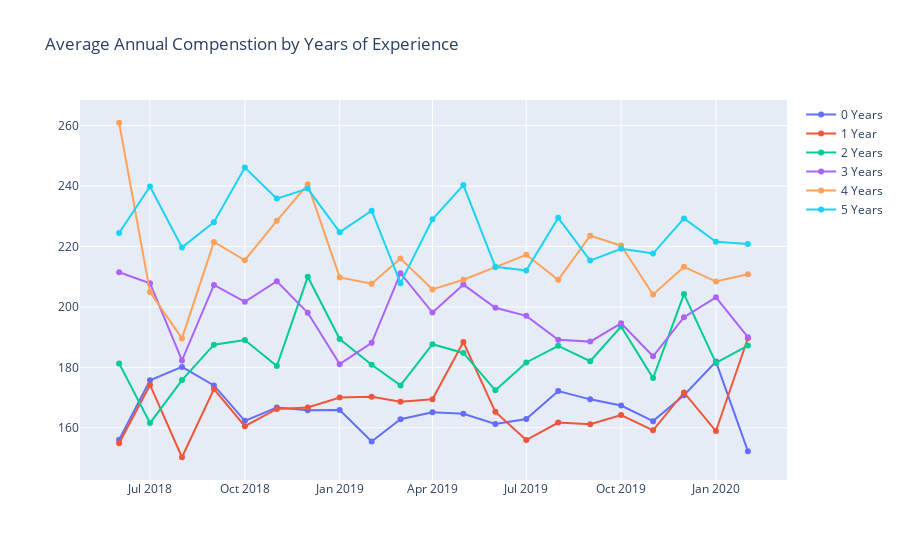

Notebook code for this chart:
### Code cell
fig = go.Figure()

fig.add_trace(go.Scatter(x=df_experience[df_experience['YearsExp'] == 0]['SubmitDate'],
                         y=df_experience[df_experience['YearsExp'] == 0]['Mean'],
                         mode='lines+markers',
                         name='0 Years'))

fig.add_trace(go.Scatter(x=df_experience[df_experience['YearsExp'] == 1]['SubmitDate'],
                         y=df_experience[df_experience['YearsExp'] == 1]['Mean'],
                         mode='lines+markers',
                         name='1 Year'))

fig.add_trace(go.Scatter(x=df_experience[df_experience['YearsExp'] == 2]['SubmitDate'],
                         y=df_experience[df_experience['YearsExp'] == 2]['Mean'],
                         mode='lines+markers',
                         name='2 Years'))

fig.add_trace(go.Scatter(x=df_experience[df_experience['YearsExp'] == 3]['SubmitDate'],
                         y=df_experience[df_experience['YearsExp'] == 3]['Mean'],
                         mode='lines+markers',
                         name='3 Years'))

fig.add_trace(go.Scatter(x=df_experience[df_experience['YearsExp'] == 4]['SubmitDate'],
                         y=df_experience[df_experience['YearsExp'] == 4]['Mean'],
                         mode='lines+markers',
                         name='4 Years'))

fig.add_trace(go.Scatter(x=df_experience[df_experience['YearsExp'] == 5]['SubmitDate'],
                         y=df_experience[df_experience['YearsExp'] == 5]['Mean'],
                         mode='lines+markers',
                         name='5 Years'))




fig.update_layout(title='Average Annual Compenstion by Years of Experience')

fig.show()

### Figure 1 — Plotly figure (JSON) as saved in the notebook; plotly's stock layout.template omitted (floating-point values rounded to 4 significant figures)
{"data": [{"mode": "lines+markers", "name": "0 Years", "type": "scatter", "x": ["2018-06-01T00:00:00", "2018-07-01T00:00:00", "2018-08-01T00:00:00", "2018-09-01T00:00:00", "2018-10-01T00:00:00", "2018-11-01T00:00:00", "2018-12-01T00:00:00", "2019-01-01T00:00:00", "2019-02-01T00:00:00", "2019-03-01T00:00:00", "2019-04-01T00:00:00", "2019-05-01T00:00:00", "2019-06-01T00:00:00", "2019-07-01T00:00:00", "2019-08-01T00:00:00", "2019-09-01T00:00:00", "2019-10-01T00:00:00", "2019-11-01T00:00:00", "2019-12-01T00:00:00", "2020-01-01T00:00:00", "2020-02-01T00:00:00"], "y": [156.1, 175.8, 180.1, 174.0, 162.3, 166.7, 165.9, 165.9, 155.5, 162.8, 165.2, 164.6, 161.3, 162.9, 172.2, 169.4, 167.4, 162.2, 170.8, 181.9, 152.3]}, {"mode": "lines+markers", "name": "1 Year", "type": "scatter", "x": ["2018-06-01T00:00:00", "2018-07-01T00:00:00", "2018-08-01T00:00:00", "2018-09-01T00:00:00", "2018-10-01T00:00:00", "2018-11-01T00:00:00", "2018-12-01T00:00:00", "2019-01-01T00:00:00", "2019-02-01T00:00:00", "2019-03-01T00:00:00", "2019-04-01T00:00:00", "2019-05-01T00:00:00", "2019-06-01T00:00:00", "2019-07-01T00:00:00", "2019-08-01T00:00:00", "2019-09-01T00:00:00", "2019-10-01T00:00:00", "2019-11-01T00:00:00", "2019-12-01T00:00:00", "2020-01-01T00:00:00", "2020-02-01T00:00:00"], "y": [154.9, 174.2, 150.3, 172.8, 160.5, 166.3, 166.7, 170.0, 170.3, 168.6, 169.4, 188.4, 165.3, 156.0, 161.8, 161.2, 164.2, 159.2, 171.7, 158.9, 189.6]}, {"mode": "lines+markers", "name": "2 Years", "type": "scatter", "x": ["2018-06-01T00:00:00", "2018-07-01T00:00:00", "2018-08-01T00:00:00", "2018-09-01T00:00:00", "2018-10-01T00:00:00", "2018-11-01T00:00:00", "2018-12-01T00:00:00", "2019-01-01T00:00:00", "2019-02-01T00:00:00", "2019-03-01T00:00:00", "2019-04-01T00:00:00", "2019-05-01T00:00:00", "2019-06-01T00:00:00", "2019-07-01T00:00:00", "2019-08-01T00:00:00", "2019-09-01T00:00:00", "2019-10-01T00:00:00", "2019-11-01T00:00:00", "2019-12-01T00:00:00", "2020-01-01T00:00:00", "2020-02-01T00:00:00"], "y": [181.3, 161.6, 175.8, 187.5, 189.1, 180.4, 210.0, 189.4, 180.9, 174.0, 187.7, 184.8, 172.4, 181.6, 187.1, 182.1, 193.5, 176.4, 204.2, 181.5, 187.2]}, {"mode": "lines+markers", "name": "3 Years", "type": "scatter", "x": ["2018-06-01T00:00:00", "2018-07-01T00:00:00", "2018-08-01T00:00:00", "2018-09-01T00:00:00", "2018-10-01T00:00:00", "2018-11-01T00:00:00", "2018-12-01T00:00:00", "2019-01-01T00:00:00", "2019-02-01T00:00:00", "2019-03-01T00:00:00", "2019-04-01T00:00:00", "2019-05-01T00:00:00", "2019-06-01T00:00:00", "2019-07-01T00:00:00", "2019-08-01T00:00:00", "2019-09-01T00:00:00", "2019-10-01T00:00:00", "2019-11-01T00:00:00", "2019-12-01T00:00:00", "2020-01-01T00:00:00", "2020-02-01T00:00:00"], "y": [211.5, 207.8, 182.3, 207.2, 201.7, 208.5, 198.0, 181.1, 188.1, 211.2, 198.1, 207.4, 199.7, 197.0, 189.1, 188.5, 194.6, 183.7, 196.6, 203.2, 190]}, {"mode": "lines+markers", "name": "4 Years", "type": "scatter", "x": ["2018-06-01T00:00:00", "2018-07-01T00:00:00", "2018-08-01T00:00:00", "2018-09-01T00:00:00", "2018-10-01T00:00:00", "2018-11-01T00:00:00", "2018-12-01T00:00:00", "2019-01-01T00:00:00", "2019-02-01T00:00:00", "2019-03-01T00:00:00", "2019-04-01T00:00:00", "2019-05-01T00:00:00", "2019-06-01T00:00:00", "2019-07-01T00:00:00", "2019-08-01T00:00:00", "2019-09-01T00:00:00", "2019-10-01T00:00:00", "2019-11-01T00:00:00", "2019-12-01T00:00:00", "2020-01-01T00:00:00", "2020-02-01T00:00:00"], "y": [260.9, 204.9, 189.6, 221.5, 215.4, 228.5, 240.5, 209.7, 207.7, 216.0, 205.8, 209.0, 213.1, 217.2, 209.0, 223.5, 220.3, 204.1, 213.2, 208.4, 210.8]}, {"mode": "lines+markers", "name": "5 Years", "type": "scatter", "x": ["2018-06-01T00:00:00", "2018-07-01T00:00:00", "2018-08-01T00:00:00", "2018-09-01T00:00:00", "2018-10-01T00:00:00", "2018-11-01T00:00:00", "2018-12-01T00:00:00", "2019-01-01T00:00:00", "2019-02-01T00:00:00", "2019-03-01T00:00:00", "2019-04-01T00:00:00", "2019-05-01T00:00:00", "2019-06-01T00:00:00", "2019-07-01T00:00:00", "2019-08-01T00:00:00", "2019-09-01T00:00:00", "2019-10-01T00:00:00", "2019-11-01T00:00:00", "2019-12-01T00:00:00", "2020-01-01T00:00:00", "2020-02-01T00:00:00"], "y": [224.4, 239.8, 219.7, 228.0, 246.1, 235.8, 239.1, 224.7, 231.8, 207.9, 229.0, 240.3, 213.2, 212.0, 229.4, 215.3, 219.2, 217.6, 229.3, 221.5, 220.8]}], "layout": {"title": {"text": "Average Annual Compenstion by Years of Experience"}}}
